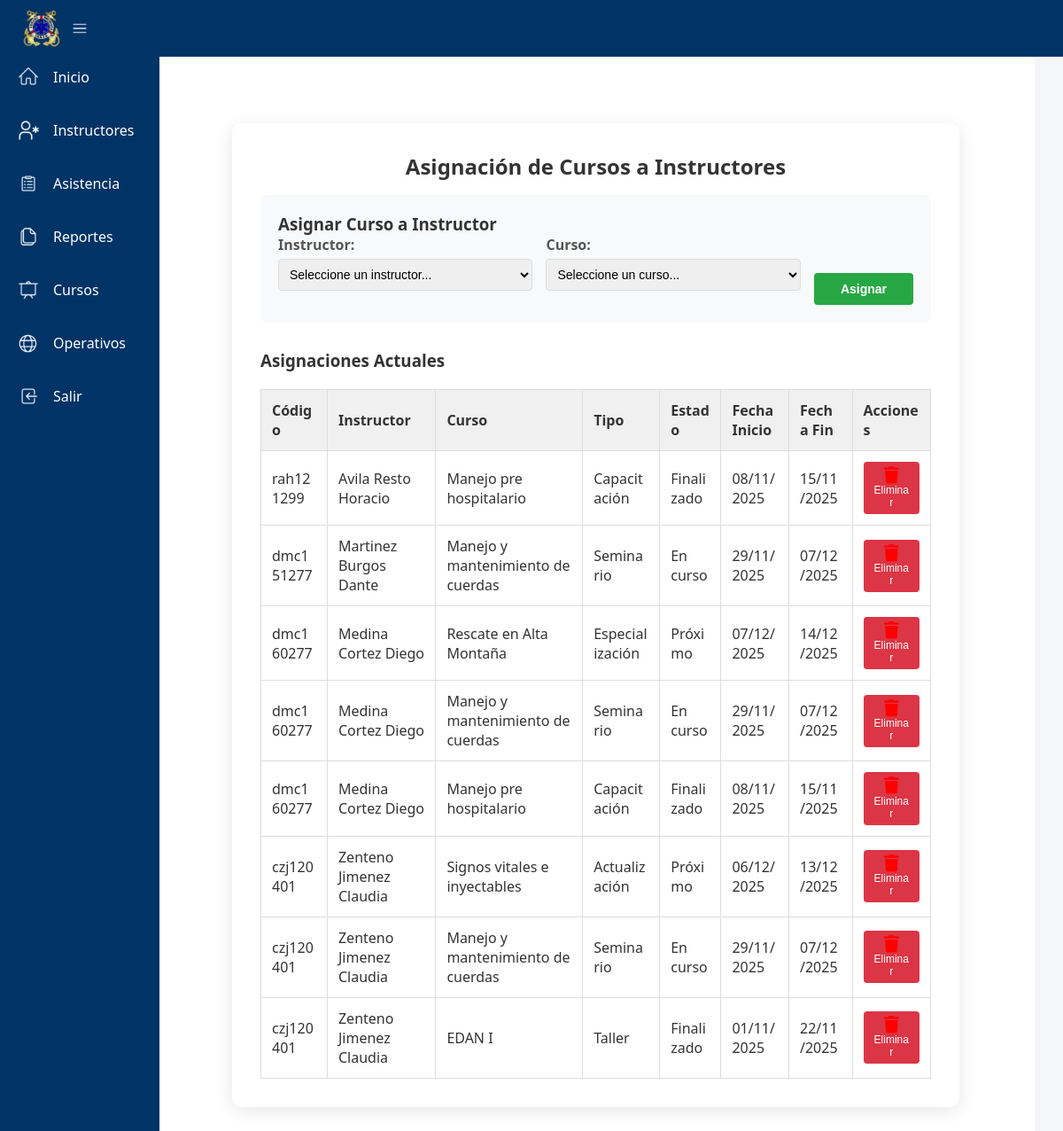
Screenshot of /dashboard/pages/cursos_asig.php with the database file from the repository.
### tables this page shows
CREATE TABLE instructor_cursos (
            id INTEGER PRIMARY KEY AUTOINCREMENT,
            instructor_id INTEGER NOT NULL,
            curso_id INTEGER NOT NULL,
            FOREIGN KEY (instructor_id) REFERENCES instructores(id) ON DELETE CASCADE,
            FOREIGN KEY (curso_id) REFERENCES cursos(id) ON DELETE CASCADE
        );

CREATE TABLE instructores (
    id INTEGER PRIMARY KEY AUTOINCREMENT,
    codigo TEXT NOT NULL UNIQUE,
    grado TEXT NOT NULL,
    nombres TEXT NOT NULL,
    apellido_paterno TEXT NOT NULL,
    apellido_materno TEXT NOT NULL,
    cedula TEXT NOT NULL,
    fecha_nacimiento DATE NOT NULL,
    especialidad TEXT NOT NULL,
    estado TEXT NOT NULL
);

CREATE TABLE cursos (
            id INTEGER PRIMARY KEY AUTOINCREMENT,
            tipo TEXT NOT NULL,
            entidad TEXT NOT NULL,
            nombre TEXT NOT NULL,
            fecha_inicio DATE NOT NULL,
            fecha_fin DATE NOT NULL,
            observaciones TEXT
        , estado TEXT DEFAULT 'proximo');

### dashboard/pages/cursos_asig.php (the view, shortened to what this page needs)
<?php
require_once 'data/db.php';
?>
<!DOCTYPE html>
<html lang="es">
<head>
    <link rel="stylesheet" href="../css/style.css" />
    <link rel="stylesheet" href="css_pages/css_instructores1.css">
    <link rel="stylesheet" href="css_pages/css_instructores2.css">
    <link rel="stylesheet" href="https://cdnjs.cloudflare.com/ajax/libs/font-awesome/6.5.0/css/all.min.css">
</head>
<body class="sidebar-expanded">
    <header class="top-bar">
        <div class="logo-container">
            <button id="toggleSidebar" aria-label="Alternar menú lateral">
                <img src="../images/sbrab_escudo.png" alt="Logo" class="logo" />
                <img src="../icons/navi.png" class="menu-toggle-icon">
            </button>
        </div>
    </header>
    <aside id="sidebar" class="sidebar">
        <nav class="sidebar-nav">
            <ul>
                <li><a href="../inicio.html" class="menu-item"><img src="../icons/home.png" alt="Inicio" class="icon" />
                        <span class="text">Inicio</span></a></li>
                <li><a href="instructores.html" class="menu-item"><img src="../icons/instructores.png" alt="Registro"
                            class="icon" />
                        <span class="text">Instructores</span></a></li>
                <li><a href="asistencia.html" class="menu-item"><img src="../icons/asistencia.png" alt="Asistencia"
                            class="icon" />
                        <span class="text">Asistencia</span></a></li>
                <li><a href="reportes.html" class="menu-item"><img src="../icons/reportes.png" alt="Reportes"
                            class="icon" />
                        <span class="text">Reportes</span></a></li>
                <li><a href="cursos.html" class="menu-item"><img src="../icons/cursos.png" alt="Cursos" class="icon" />
                        <span class="text">Cursos</span></a></li>
                <li><a href="operativos.html" class="menu-item"><img src="../icons/operativos.png" alt="Operativos"
                            class="icon" />
                        <span class="text">Operativos</span></a></li>
                <li><a href="../../login.html" class="menu-item"><img src="../icons/salir.png" alt="Salir"
                            class="icon" />
                        <span class="text">Salir</span></a></li>
            </ul>
        </nav>
    </aside>
    <main id="content" class="content">
        <br>
        <div class="form-container">
            <h2>Asignación de Cursos a Instructores</h2>
            <div class="assignment-form">
                <h3>Asignar Curso a Instructor</h3>
                <form action="asignar_curso.php" method="POST">
                    <div class="form-row">
                        <div class="form-group">
                            <label for="instructor_id">Instructor:</label>
                            <select id="instructor_id" name="instructor_id" required>
                                <option value="">Seleccione un instructor...</option>
                            </select>
                        </div>
                        <div class="form-group">
                            <label for="curso_id">Curso:</label>
                            <select id="curso_id" name="curso_id" required>
                                <option value="">Seleccione un curso...</option>
                            </select>
                        </div>
                        <button type="submit" class="btn-assign">Asignar</button>
                    </div>
                </form>
            </div>
            <h3>Asignaciones Actuales</h3>
            <table class="table-list">
                <thead>
                    <tr>
                        <th>Código</th>
                        <th>Instructor</th>
                        <th>Curso</th>
                        <th>Tipo</th>
                        <th>Estado</th>
                        <th>Fecha Inicio</th>
                        <th>Fecha Fin</th>
                        <th>Acciones</th>
                    </tr>
                </thead>
                <tbody>
                    <?php
                    try {
                        $sql = "
                            SELECT
                                ic.id as asignacion_id,
                                i.codigo,
                                i.nombres,
                                i.apellido_paterno,
                                i.apellido_materno,
                                c.nombre as curso_nombre,
                                c.tipo,
                                c.fecha_inicio,
                                c.fecha_fin,
                                c.estado
                            FROM instructor_cursos ic
                            INNER JOIN instructores i ON ic.instructor_id = i.id
                            INNER JOIN cursos c ON ic.curso_id = c.id
                            ORDER BY i.apellido_paterno ASC, c.fecha_inicio DESC
                        ";
                        $stmt = $pdo->query($sql);
                        $asignaciones = $stmt->fetchAll(PDO::FETCH_ASSOC);
                        if (count($asignaciones) > 0) {
                            foreach ($asignaciones as $asig) {
                                echo "<tr>";
                                echo "<td>" . htmlspecialchars($asig['codigo']) . "</td>";
                                echo "<td>" . htmlspecialchars($asig['apellido_paterno'] . ' ' . $asig['apellido_materno'] . ' ' . $asig['nombres']) . "</td>";
                                echo "<td>" . htmlspecialchars($asig['curso_nombre']) . "</td>";
                                echo "<td>" . htmlspecialchars($asig['tipo']) . "</td>";
                                echo "<td>" . htmlspecialchars($asig['estado'] ?? '') . "</td>";
                                echo "<td>" . date('d/m/Y', strtotime($asig['fecha_inicio'])) . "</td>";
                                echo "<td>" . date('d/m/Y', strtotime($asig['fecha_fin'])) . "</td>";
                                echo "<td>
                                        <form method='POST' action='eliminar_asignacion.php' style='display:inline;'>
                                            <input type='hidden' name='asignacion_id' value='{$asig['asignacion_id']}'>
                                            <button type='submit' class='btn-remove' onclick='return confirm(\"¿Está seguro de eliminar esta asignación?\")'>
                                                <i class='fas fa-trash'></i> Eliminar
                                            </button>
                                        </form>
                                      </td>";
                                echo "</tr>";
                            }
                        } else {
                            echo "<tr><td colspan='8' style='text-align:center;'>No hay asignaciones registradas</td></tr>";
                        }
                    } catch (PDOException $e) {
                        echo "<tr><td colspan='8' class='error-message'>Error al cargar asignaciones: " . htmlspecialchars($e->getMessage()) . "</td></tr>";
                    }
                    ?>
                </tbody>
            </table>
        </div>
    </main>
</body>
</html>

### dashboard/css/style.css (style rules this page uses)
* { margin: 0; padding: 0; box-sizing: border-box; }
body { font-family: 'Segoe UI', Tahoma, Geneva, Verdana, sans-serif; background-color: #f4f4f4; color: #333; display: flex; min-height: 100vh; transition: all 0.3s ease; }
.top-bar { position: fixed; top: 0; left: 0; right: 0; z-index: 1000; display: flex; align-items: center; justify-content: space-between; padding: 10px 24px; background-color: #003366; color: white; height: 64px; }
.logo-container button { background: none; border: none; cursor: pointer; display: flex; align-items: center; gap: 8px; }
.logo { width: 46px; height: 46px; object-fit: contain; }
.menu-toggle-icon { display: flex; flex-direction: column; gap: 2px; transition: transform 0.3s ease; width: 24px; height: 24px; filter: invert(100%); }
.sidebar { position: fixed; top: 60px; left: 0; width: 180px; height: calc(100% - 64px); background-color: #003366; color: white; transition: width 0.3s ease; z-index: 999; overflow: hidden; }
.sidebar .sidebar-nav ul { list-style: none; padding: 5px; margin-top: 0; }
.sidebar .sidebar-nav li { margin-bottom: 16px; }
.menu-item { display: flex; align-items: center; padding: 10px 15px; color: white; text-decoration: none; border-radius: 8px; transition: background-color 0.3s ease; }
.menu-item .icon { width: 24px; height: 24px; display: flex; align-items: center; justify-content: center; margin-right: 16px; filter: invert(100%); }
.menu-item .text { white-space: nowrap; overflow: hidden; text-overflow: ellipsis; transition: opacity 0.3s ease; }
.content { margin-left: 145px; padding: 85px; flex: 1; background-color: #fff; min-height: 100vh; transition: margin-left 0.3s ease; }

### dashboard/pages/css_pages/css_instructores1.css (style rules this page uses)
.form-container { background-color: #b1d7f7; padding: 15px; border-radius: 10px; box-shadow: 0 4px 20px rgba(0, 0, 0, 0.1); max-width: 700px; margin: auto; }
input[type="text"], input[type="date"], select { width: 100%; padding: 0.75rem; margin-bottom: 1rem; border: 1px solid #ccc; border-radius: 6px; font-size: 1rem; }

### dashboard/pages/css_pages/css_instructores2.css (style rules this page uses)
* { box-sizing: border-box; margin: 0; padding: 0; }
body { font-family: 'Segoe UI', Tahoma, Geneva, Verdana, sans-serif; background-color: #f4f6f9; color: #333; padding: 2rem; }
.form-container { max-width: 1200px; width: 100%; margin: auto; background-color: white; padding: 2rem; border-radius: 10px; box-shadow: 0 4px 20px rgba(0, 0, 0, 0.1); }
h2 { text-align: center; margin-bottom: 1rem; }
a { color: #007bff; text-decoration: none; }
.table-list th, .table-list td { padding: 0.75rem; word-break: break-word; }
.table-list thead { background-color: #f0f0f0; }
.fas.fa-trash { color: red; font-size: 1.2rem; }

### dashboard/pages/cursos_asig.php (style rules this page uses)
.assignment-form { background: #f8f9fa; padding: 20px; border-radius: 8px; margin-bottom: 30px; }
.assignment-form h3 { margin-top: 0; color: #333; }
.form-row { display: grid; grid-template-columns: 1fr 1fr auto; gap: 15px; align-items: end; }
.form-group { display: flex; flex-direction: column; }
.form-group label { margin-bottom: 5px; font-weight: bold; color: #555; }
.form-group select { padding: 8px; border: 1px solid #ddd; border-radius: 4px; font-size: 14px; }
.btn-assign { padding: 10px 30px; background-color: #28a745; color: white; border: none; border-radius: 4px; cursor: pointer; font-size: 14px; font-weight: bold; }
.table-list { width: 100%; border-collapse: collapse; margin-top: 20px; }
.table-list th, .table-list td { padding: 12px; text-align: left; border: 1px solid #ddd; }
.table-list thead { background-color: #f0f0f0; }
.btn-remove { padding: 6px 12px; background-color: #dc3545; color: white; border: none; border-radius: 4px; cursor: pointer; font-size: 12px; }

### rows the page displays
instructor_cursos: instructor.codigo "rah121299", instructor.nombres "Avila Resto Horacio", curso.nombre "Manejo pre hospitalario", curso.tipo "Capacitación", curso.estado "Finalizado", curso.fecha_inicio "08/11/2025", curso.fecha_fin "15/11/2025"
instructor_cursos: instructor.codigo "dmc151277", instructor.nombres "Martinez Burgos Dante", curso.nombre "Manejo y mantenimiento de cuerdas", curso.tipo "Seminario", curso.estado "En curso", curso.fecha_inicio "29/11/2025", curso.fecha_fin "07/12/2025"
instructor_cursos: instructor.codigo "dmc160277", instructor.nombres "Medina Cortez Diego", curso.nombre "Rescate en Alta Montaña", curso.tipo "Especialización", curso.estado "Próximo", curso.fecha_inicio "07/12/2025", curso.fecha_fin "14/12/2025"
instructor_cursos: instructor.codigo "dmc160277", instructor.nombres "Medina Cortez Diego", curso.nombre "Manejo y mantenimiento de cuerdas", curso.tipo "Seminario", curso.estado "En curso", curso.fecha_inicio "29/11/2025", curso.fecha_fin "07/12/2025"
instructor_cursos: instructor.codigo "dmc160277", instructor.nombres "Medina Cortez Diego", curso.nombre "Manejo pre hospitalario", curso.tipo "Capacitación", curso.estado "Finalizado", curso.fecha_inicio "08/11/2025", curso.fecha_fin "15/11/2025"
instructor_cursos: instructor.codigo "czj120401", instructor.nombres "Zenteno Jimenez Claudia", curso.nombre "Signos vitales e inyectables", curso.tipo "Actualización", curso.estado "Próximo", curso.fecha_inicio "06/12/2025", curso.fecha_fin "13/12/2025"
instructor_cursos: instructor.codigo "czj120401", instructor.nombres "Zenteno Jimenez Claudia", curso.nombre "Manejo y mantenimiento de cuerdas", curso.tipo "Seminario", curso.estado "En curso", curso.fecha_inicio "29/11/2025", curso.fecha_fin "07/12/2025"
instructor_cursos: instructor.codigo "czj120401", instructor.nombres "Zenteno Jimenez Claudia", curso.nombre "EDAN I", curso.tipo "Taller", curso.estado "Finalizado", curso.fecha_inicio "01/11/2025", curso.fecha_fin "22/11/2025"
